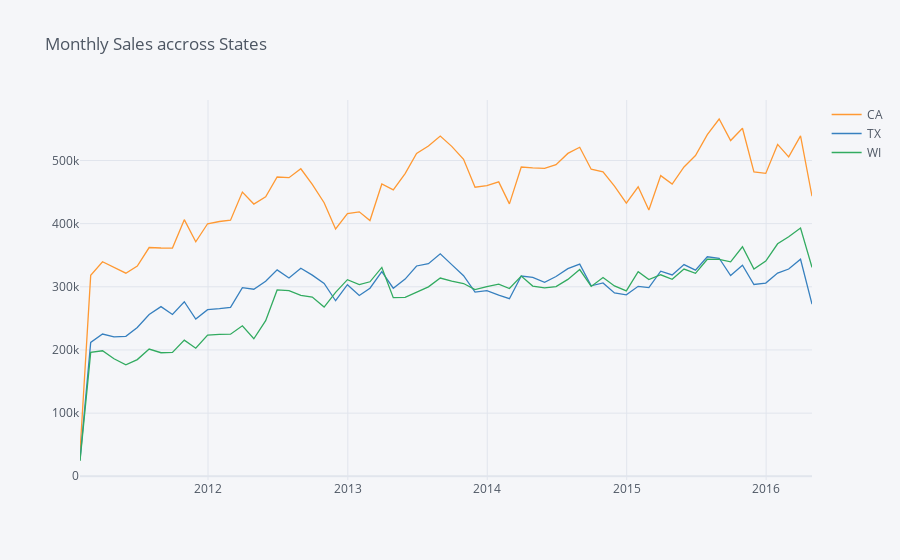

Write notebook code for a chart like this one.
### Markdown cell above
# Sales across States

### Code cell
state_level = sales_data.groupby("state_id")[date_col].sum().reset_index().set_index('state_id').T
state_level['datum'] = [base + datetime.timedelta(days=x) for x in range(1913)]
state_level.set_index('datum', drop=True, inplace=True)
state_level.sort_index(inplace=True)
state_level.head()
state_month_level = state_level.groupby(pd.Grouper(freq='1M')).sum()
state_month_level.iplot(title = "Monthly Sales accross States")
